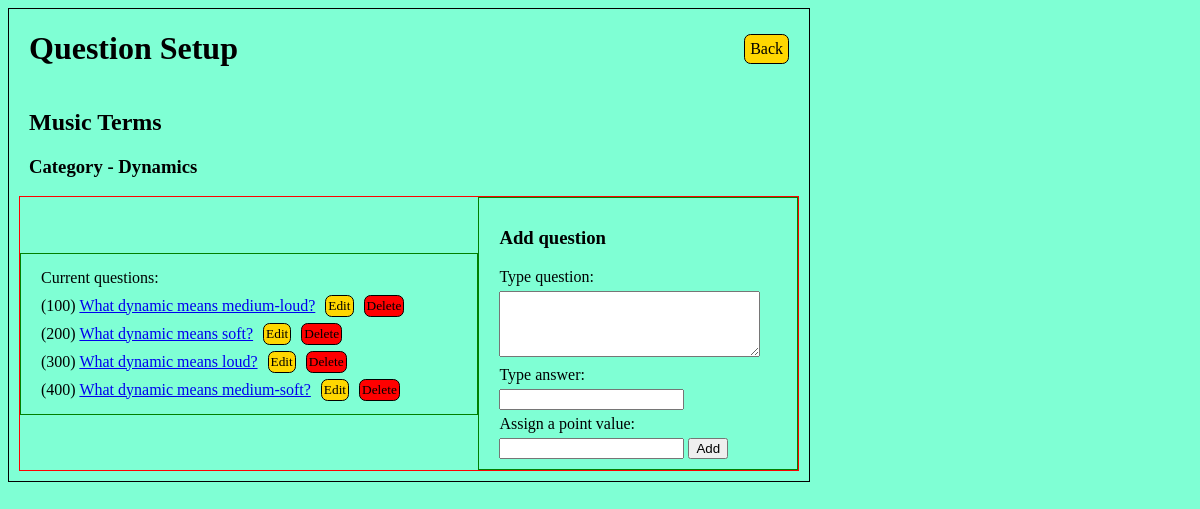
Screenshot of /games/categories/5 with the database file from the repository.
### gameboard_app/models.py (models this page shows, shortened)
class Category(models.Model):
    name = models.CharField(max_length=255)
    game_assigned = models.ForeignKey(Game, related_name="categories_avail", on_delete = models.CASCADE)
    created_at = models.DateTimeField(auto_now_add=True)
    updated_at = models.DateTimeField(auto_now=True)
    @classmethod
    def get_by_id(cls, id):
        return cls.objects.get(id=id)

class Game(models.Model):
    title = models.CharField(max_length=255)
    created_at = models.DateTimeField(auto_now_add=True)
    updated_at = models.DateTimeField(auto_now=True)

class Question(models.Model):
    question = models.TextField()
    answer = models.CharField(max_length=255)
    points = models.IntegerField(default=100)
    category_assigned = models.ForeignKey(Category, related_name="question_list", on_delete = models.CASCADE)
    created_at = models.DateTimeField(auto_now_add=True)
    updated_at = models.DateTimeField(auto_now=True)

### gameboard_app/views.py (the view)
# urls.py: path('categories/<int:cat_id>', views.display_cat_questions),
def display_cat_questions(request, cat_id):
    content = {
        'category': Category.get_by_id(cat_id),
    }
    return render(request, 'new_question.html', content)

### gameboard_app/templates/new_question.html (shortened to what this page needs)
<!DOCTYPE html>
<html lang="en">
<head>
    {% load static %}
    <link rel="stylesheet" href="{% static 'css/style.css' %}">
</head>
<body>
    <div class="wrapper">
        <div class="nav_bar">
            <h1>Question Setup</h1>
            <a class="back" href="/games/categories">Back</a>
        </div>
        <div>
            <h2 style="padding: 0px 20px;">{{ category.game_assigned.title }}</h2>
            <h3 style="padding: 0px 20px;">Category - {{ category.name }}</h3>
        <div id="question_box">
            <div id="ques_box_left">
                <p>Current questions:</p>
                {% for question in category.question_list.all %}
                    <div style="display: flex; align-items: center;">
                        <p>({{ question.points }}) <a href="/games/questions/{{ question.id }}">{{ question.question }}</a></p>
                        <a class="q_edit" href="/games/questions/edit/{{ question.id }}">Edit</a>
                        <a class="q_delete" href="/games/questions/delete/{{ question.id }}">Delete</a>
                    </div>
                {% endfor %}
            </div>
            <div id="ques_box_right">
                <h3>Add question</h3>
                <form action="/games/questions/new" method="post">
                    <p><label>Type question:</label></p>
                    <textarea name="question" cols="30" rows="4"></textarea>
                    <p><label>Type answer:</label></p>
                    <input type="text" name="answer">
                    <p><label>Assign a point value:</label></p>
                    <input type="number" name="points">
                    <input type="submit" value="Add">
                </form>
            </div>
        </div>
    </div>
</body>
</html>

### gameboard_app/static/css/style.css (style rules this page uses)
body { background-color:aquamarine; }
.wrapper { width: 800px; border: 1px solid black; }
.nav_bar { display: flex; justify-content: space-between; align-items: center; padding: 0px 20px; }
.back, .delete, .q_edit, .q_delete { text-decoration: none; border: 1px solid black; border-radius: 5pt; background-color: gold; color: black; padding: 5px; }
.delete, .q_delete { background-color: red; }
.q_edit, .q_delete { font-size: 10pt; padding: 2px; margin: 0px 0px 0px 10px; }
#select_game, #category_box, #question_box { border: 1px solid red; display: flex; align-items: center; margin: 10px; }
.inner_boxes, #ques_box_left, #ques_box_right { border: 1px solid green; padding: 10px 20px; width: 50%; }
#ques_box_left { width: 60%; }
#ques_box_right { width: 40%; }
p { margin: 5px 0px; }

### rows the page displays
Category: game_assigned "Music Terms", name "Dynamics"
Question: points "100", question "What dynamic means medium-loud?"
Question: points "200", question "What dynamic means soft?"
Question: points "300", question "What dynamic means loud?"
Question: points "400", question "What dynamic means medium-soft?"
